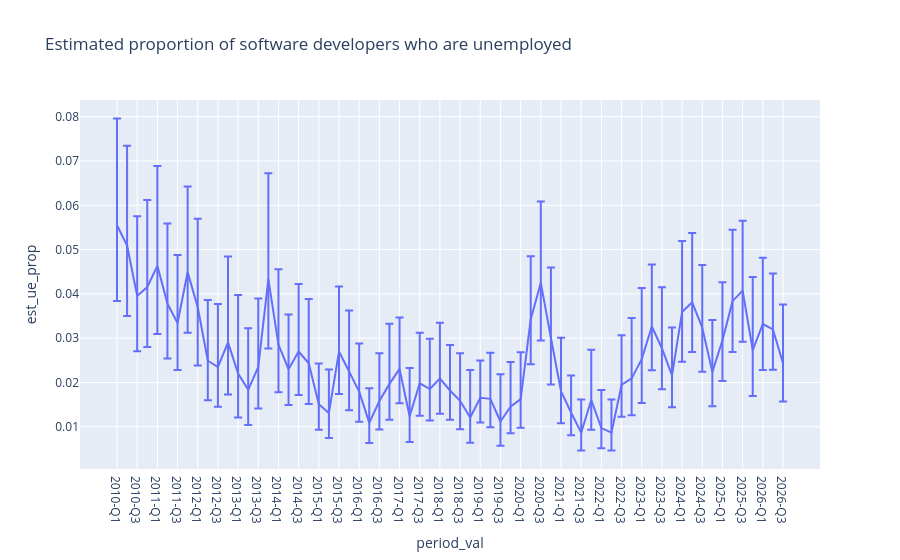

Write notebook code for a chart like this one.
### Markdown cell above
The quarterly data is a bit more manageable:

### Code cell
px.line(df_ue_props.query(
"period == 'year_and_quarter' & occ2010 == 'Software developers, \
applications and systems software' & empstat_condensed_ue_prop == \
'Unemployed' & age_range == 'All'"), x = 'period_val', 
y = 'est_ue_prop',
error_y = 'error_upper_ue_prop', error_y_minus = 'error_lower_ue_prop',
title = 'Estimated proportion of software developers who are unemployed')
